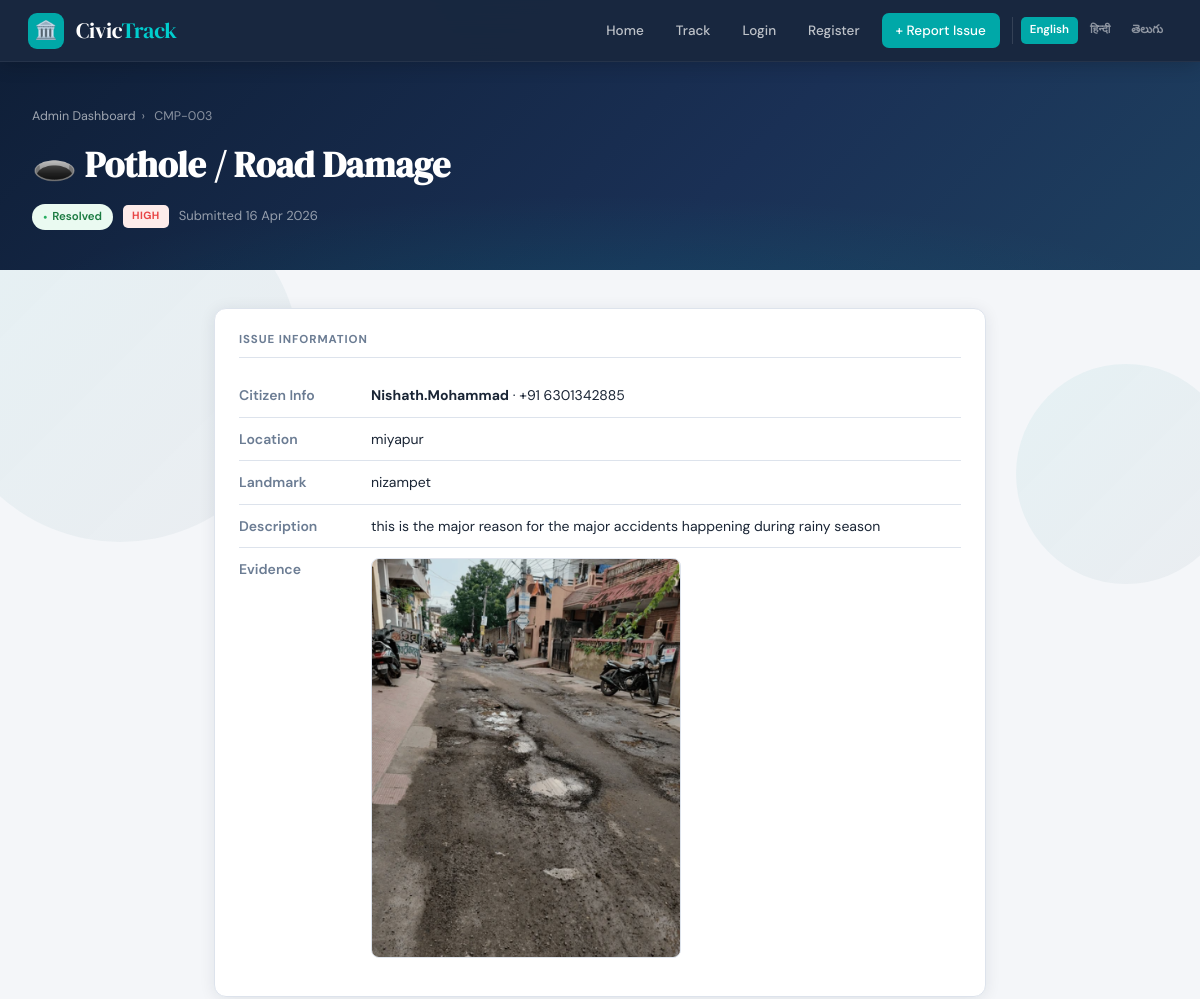
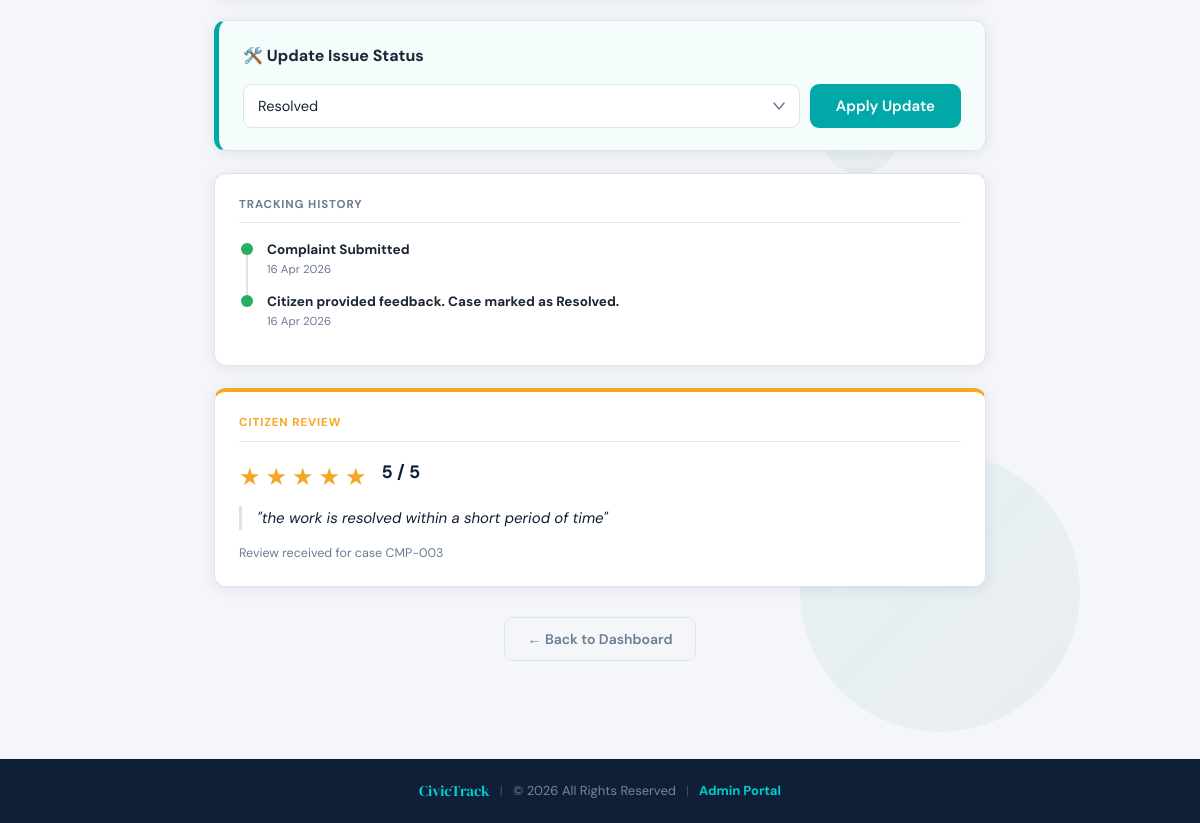
The page /admin/view.php?id=CMP-003 (signed in) on the database its author committed (2 pictures, top to bottom).
### tables this page shows
CREATE TABLE `feedback` (
  `id` int NOT NULL,
  `complaint_id` varchar(20) NOT NULL,
  `rating` tinyint NOT NULL,
  `comment` text,
  `submitted_at` datetime NOT NULL DEFAULT CURRENT_TIMESTAMP,
  `created_at` datetime DEFAULT CURRENT_TIMESTAMP
);

CREATE TABLE `complaints` (
  `id` int NOT NULL,
  `complaint_id` varchar(20) NOT NULL,
  `type` varchar(120) NOT NULL,
  `description` text NOT NULL,
  `ward` varchar(255) DEFAULT NULL,
  `address` varchar(300) NOT NULL,
  `landmark` varchar(180) DEFAULT NULL,
  `lat` decimal(10,7) DEFAULT NULL,
  `lng` decimal(10,7) DEFAULT NULL,
  `priority` enum('High','Medium','Low') NOT NULL DEFAULT 'Medium',
  `status` enum('Pending','In Progress','Resolved','Escalated') NOT NULL DEFAULT 'Pending',
  `citizen_name` varchar(120) NOT NULL,
  `citizen_phone` varchar(15) NOT NULL,
  `citizen_id` int DEFAULT NULL,
  `image_path` varchar(350) DEFAULT NULL,
  `submitted_at` datetime NOT NULL DEFAULT CURRENT_TIMESTAMP,
  `updated_at` datetime NOT NULL DEFAULT CURRENT_TIMESTAMP ON UPDATE CURRENT_TIMESTAMP
);

CREATE TABLE `complaint_timeline` (
  `id` int NOT NULL,
  `complaint_id` varchar(20) NOT NULL,
  `label` varchar(250) NOT NULL,
  `event_date` date NOT NULL,
  `is_done` tinyint(1) NOT NULL DEFAULT '1',
  `created_at` datetime NOT NULL DEFAULT CURRENT_TIMESTAMP
);

### includes/auth.php (called while the page is built, shortened)
<?php
function isCitizen(): bool {
    return !empty($_SESSION['citizen_id']) && !empty($_SESSION['citizen_phone']);
}

### includes/db.php (called while the page is built, shortened)
<?php
class DB {
    private static ?PDO $instance = null;
    public static function get(): PDO {
        if (self::$instance === null) {
            $dsn = sprintf(
                'mysql:host=%s;dbname=%s;charset=%s',
                DB_HOST, DB_NAME, DB_CHARSET
            );
            try {
                self::$instance = new PDO($dsn, DB_USER, DB_PASS, [
                    PDO::ATTR_ERRMODE            => PDO::ERRMODE_EXCEPTION,
                    PDO::ATTR_DEFAULT_FETCH_MODE => PDO::FETCH_ASSOC,
                    PDO::ATTR_EMULATE_PREPARES   => false,
                ]);
            } catch (PDOException $e) {
                die('<div style="font-family:sans-serif;padding:40px;color:#c0392b">
                    <h2>Database Connection Failed</h2>
                    <p>Please check your <code>includes/config.php</code> credentials and ensure MySQL is running.</p>'
                    . (DEBUG_MODE ? '<pre>' . htmlspecialchars($e->getMessage()) . '</pre>' : '')
                    . '</div>');
            }
        }
        return self::$instance;
    }
    public static function rows(string $sql, array $params = []): array {
        $stmt = self::get()->prepare($sql);
        $stmt->execute($params);
        return $stmt->fetchAll();
    }
    public static function row(string $sql, array $params = []): ?array {
        $stmt = self::get()->prepare($sql);
        $stmt->execute($params);
        $row = $stmt->fetch();
        return $row ?: null;
    }
}

### admin/view.php (the view, shortened to what this page needs)
<?php
require_once __DIR__ . '/../includes/db.php';
require_once __DIR__ . '/../includes/functions.php';
require_once __DIR__ . '/../includes/auth.php';
$id = trim($_GET['id'] ?? '');
$c = getComplaint($id);
require_once __DIR__ . '/../includes/header.php';
?>
<div class="page-hero">
  <div class="breadcrumb">
    <a href="<?= APP_URL ?>/admin/index.php">Admin Dashboard</a><span>›</span>
    <?= e($c['complaint_id']) ?>
  </div>
  <h1><?= typeIcon($c['type']) ?> <?= e(preg_replace('/^[^\s]+\s/', '', $c['type'])) ?></h1>
  <p style="display:flex;gap:10px;align-items:center;flex-wrap:wrap;margin-top:10px">
    <?= statusBadge($c['status']) ?>
    <?= priorityBadge($c['priority']) ?>
    <span style="color:rgba(255,255,255,0.55);font-size:13px">Submitted <?= e($c['date_fmt']) ?></span>
  </p>
</div>
<div class="section" style="max-width:820px">
  <div class="card" style="margin-bottom:22px">
    <div class="card-body">
      <div class="form-section-title">Issue Information</div>
      <div class="detail-row"><span class="detail-label">Citizen Info</span><span class="detail-value"><strong><?= e($c['citizen_name']) ?></strong> · +91 <?= e($c['citizen_phone']) ?></span></div>
      <div class="detail-row"><span class="detail-label">Location</span><span class="detail-value"><?= e($c['address']) ?></span></div>
      <div class="detail-row"><span class="detail-label">Landmark</span><span class="detail-value"><?= e($c['landmark'] ?: 'N/A') ?></span></div>
      <div class="detail-row"><span class="detail-label">Description</span><span class="detail-value"><?= nl2br(e($c['description'])) ?></span></div>
      <?php if ($c['image_path']): ?>
        <div class="detail-row">
          <span class="detail-label">Evidence</span>
          <span class="detail-value">
            <a href="<?= APP_URL . '/' . e($c['image_path']) ?>" target="_blank">
                <img src="<?= APP_URL . '/' . e($c['image_path']) ?>" style="max-width:100%; max-height:400px; border-radius:8px; border:1px solid var(--border);">
            </a>
          </span>
        </div>
      <?php endif; ?>
    </div>
  </div>
  <div class="card" style="margin-bottom:22px; border-left: 5px solid var(--teal); background: #f4fdfb;">
    <div class="card-body">
      <h4 style="margin-bottom:15px; font-size: 16px;">🛠️ Update Issue Status</h4>
      <form method="POST" action="<?= APP_URL ?>/admin/update_status.php" onsubmit="return confirm('Update status now?');">
          <div style="display:flex; gap:10px;">
              <select name="status" class="form-control" style="flex:1">
                  <option value="Resolved" <?= $c['status'] == 'Resolved' ? 'selected' : '' ?>>Resolved</option>
              </select>
              <button type="submit" class="btn btn-teal">Apply Update</button>
          </div>
      </form>
    </div>
  </div>
  <div class="card" style="margin-bottom:22px;">
    <div class="card-body">
        <div class="form-section-title">Tracking History</div>
        <div class="timeline">
            <?php foreach ($c['timeline'] as $t): ?>
                <div class="timeline-item">
                    <div class="timeline-dot <?= $t['is_done'] ? 'done' : '' ?>"></div>
                    <div class="timeline-text">
                        <strong><?= e($t['label']) ?></strong>
                        <small><?= e($t['date']) ?></small>
                    </div>
                </div>
            <?php endforeach; ?>
        </div>
    </div>
  </div>
  <?php if (!empty($c['fb_rating'])): ?>
    <div class="card" style="margin-bottom:22px; border-top: 4px solid var(--amber);">
        <div class="card-body">
            <div class="form-section-title" style="color:var(--amber);">Citizen Review</div>
            <div class="stars" style="margin-bottom:10px;">
                <?php for ($i = 1; $i <= 5; $i++): ?>
                    <span style="font-size:24px; color: <?= $i <= $c['fb_rating'] ? 'var(--amber)' : '#ddd' ?>;">★</span>
                <?php endfor; ?>
                <span style="margin-left:10px; font-weight:700; font-size:18px; color:var(--navy);"><?= $c['fb_rating'] ?> / 5</span>
            </div>
            <blockquote style="border-left:3px solid var(--border); padding-left:15px; margin:10px 0; font-style:italic; color:var(--navy); font-size:15px;">
                "<?= e($c['fb_comment'] ?: 'No written comment provided.') ?>"
            </blockquote>
            <small style="color:var(--text-muted);">Review received for case <?= e($c['complaint_id']) ?></small>
        </div>
    </div>
  <?php endif; ?>
  <div style="text-align:center; margin-top:30px;">
      <a href="<?= APP_URL ?>/admin/index.php" class="btn-ghost">← Back to Dashboard</a>
  </div>
</div>
<?php require_once __DIR__ . '/../includes/footer.php'; ?>

### includes/header.php (shortened to what this page needs)
<?php
require_once __DIR__ . '/functions.php';
require_once __DIR__ . '/db.php';
require_once __DIR__ . '/auth.php';
require_once __DIR__ . '/lang.php';
$activePage ??= '';
?>
<!DOCTYPE html>
<html lang="<?= function_exists('currentLang') ? e(currentLang()) : 'en' ?>">
<head>
  <link rel="stylesheet" href="<?= APP_URL ?>/style.css"/>
</head>
<body>
<div class="bg-animated" aria-hidden="true">
  <span></span><span></span><span></span><span></span>
</div>
<nav id="topbar">
  <a class="logo" href="<?= APP_URL ?>/index.php">
    <div class="logo-icon">🏛️</div>
    <span class="logo-text">Civic<span>Track</span></span>
  </a>
  <div class="nav-links" id="navLinks">
    <a href="<?= APP_URL ?>/index.php" class="nav-btn <?= $activePage==='home' ?'active':'' ?>"><?= te('nav_home') ?></a>
    <?php if (isCitizen()): ?>
        <a href="<?= APP_URL ?>/citizen/my_complaints.php" class="nav-btn <?= $activePage==='track' ?'active':'' ?>"><?= te('nav_track') ?></a>
    <?php else: ?>
        <a href="<?= APP_URL ?>/track.php" class="nav-btn <?= $activePage==='track' ?'active':'' ?>"><?= te('nav_track') ?></a>
    <?php endif; ?>
    <?php if (isCitizen()): ?>
        <a href="<?= APP_URL ?>/citizen/my_complaints.php" class="nav-btn <?= $activePage==='dashboard' ?'active':'' ?>"><?= te('nav_my_complaints') ?></a>
        <a href="<?= APP_URL ?>/citizen/logout.php" class="nav-btn logout-link" style="color:rgba(255,255,255,0.55)"><?= te('nav_logout') ?></a>
        <span class="nav-citizen-name">👤 <?= e(citizenName()) ?></span>
    <?php else: ?>
        <a href="<?= APP_URL ?>/citizen/login.php" class="nav-btn"><?= te('nav_login') ?></a>
        <a href="<?= APP_URL ?>/citizen/register.php" class="nav-btn"><?= te('nav_register') ?></a>
    <?php endif; ?>
    <a href="<?= APP_URL ?>/citizen/submit.php" class="nav-btn primary"><?= te('nav_report') ?></a>
    <?= function_exists('langSwitcher') ? langSwitcher() : '' ?>
  </div>
</nav>

### includes/lang.php (shortened to what this page needs)
<?php
function loadLang(): void {
    $code = $_SESSION['lang'] ?? DEFAULT_LANG;
}
function t(string $key, string $default = ''): string {
    return $GLOBALS['_lang'][$key] ?? ($default !== '' ? $default : $key);
}
function te(string $key, string $default = ''): string {
    return htmlspecialchars(t($key, $default), ENT_QUOTES, 'UTF-8');
}
function currentLang(): string {
    return $_SESSION['lang'] ?? DEFAULT_LANG;
}
function langSwitcher(): string {
    $current = currentLang();
    $uri     = strtok($_SERVER['REQUEST_URI'], '?');
    $params  = $_GET;
    unset($params['lang']);
    $html = '<div class="lang-switcher">';
    foreach (SUPPORTED_LANGS as $code => $label) {
        $params['lang'] = $code;
        $url = $uri . '?' . http_build_query($params);
        $active = $current === $code ? ' lang-active' : '';
        $html .= '<a href="' . htmlspecialchars($url) . '" class="lang-btn' . $active . '">' . htmlspecialchars($label) . '</a>';
    }
    $html .= '</div>';
    return $html;
}

### includes/functions.php (shortened to what this page needs)
<?php
require_once __DIR__ . '/db.php';
function e(mixed $val): string {
    return htmlspecialchars((string)$val, ENT_QUOTES, 'UTF-8');
}
function getComplaint(string $id): ?array {
    $row = DB::row(
        "SELECT c.*,
                DATE_FORMAT(c.submitted_at, '%d %b %Y') AS date_fmt,
                DATEDIFF(NOW(), c.submitted_at) AS age_days,
                f.rating AS fb_rating,
                f.comment AS fb_comment
         FROM complaints c
         LEFT JOIN feedback f ON f.complaint_id = c.complaint_id
         WHERE c.complaint_id = ?",
        [$id]
    );
    $row['timeline'] = getTimeline($id);
    return $row;
}
function getTimeline(string $id): array {
    return DB::rows(
        "SELECT label, DATE_FORMAT(event_date, '%d %b %Y') AS date, is_done
         FROM complaint_timeline WHERE complaint_id = ?
         ORDER BY event_date ASC, id ASC",
        [$id]
    );
}
function statusBadge(string $status): string {
    $map = [
        'Pending'     => 'badge-pending',
        'In Progress' => 'badge-inprogress',
        'Resolved'    => 'badge-resolved',
        'Escalated'   => 'badge-escalated',
    ];
    $cls = $map[$status] ?? 'badge-pending';
    return '<span class="badge ' . $cls . '">' . e($status) . '</span>';
}
function priorityBadge(string $priority): string {
    $map = ['High' => 'priority-high', 'Medium' => 'priority-medium', 'Low' => 'priority-low'];
    $cls = $map[$priority] ?? 'priority-low';
    return '<span class="priority-badge ' . $cls . '">' . e($priority) . '</span>';
}
function typeIcon(string $type): string {
    $map = [
        'Pothole'      => '🕳️',
        'Garbage'      => '🗑️',
        'Water'        => '💧',
        'Streetlight'  => '💡',
        'Tree'         => '🌳',
        'Drainage'     => '🚧',
        'Construction' => '🏗️',
        'Toilet'       => '🚻',
    ];
    foreach ($map as $key => $icon) {
        if (stripos($type, $key) !== false) return $icon;
    }
    return '📋';
}

### includes/footer.php (shortened to what this page needs)
<footer class="site-footer">
    <div class="footer-inner">
        <span class="footer-logo">CivicTrack</span>
        <span class="footer-sep">|</span>
        <span>&copy; <?= date('Y') ?> All Rights Reserved</span>
        <span class="footer-sep">|</span>
        <a href="<?= APP_URL ?>/admin/" style="font-weight: bold; color: var(--teal-light);">Admin Portal</a>
    </div> </footer>
</body>
</html>

### rows shown on the page
feedback: complaints.complaint_id "CMP-003", complaints.type "🕳️", complaints.type "Pothole / Road Damage", complaints.status "Resolved", complaints.priority "HIGH", complaints.citizen_name "Nishath.Mohammad", complaints.citizen_phone "6301342885", complaints.address "miyapur", complaints.landmark "nizampet", complaints.description "this is the major reason for the major accidents happening during rainy season", complaints.image_path (picture), rating "5", comment "the work is resolved within a short period of time"
complaints: status "Resolved"
complaint_timeline: is_done 1 (drawn), label "Complaint Submitted", date "16 Apr 2026"
complaint_timeline: is_done 1 (drawn), label "Citizen provided feedback. Case marked as Resolved.", date "16 Apr 2026"

### other values the page prints
te('nav_home') "Home"
te('nav_track') "Track"
te('nav_login') "Login"
te('nav_register') "Register"
te('nav_report') "+ Report Issue"
$label "English"
$label "हिन्दी"
$label "తెలుగు"
$c['date_fmt'] "16 Apr 2026"
